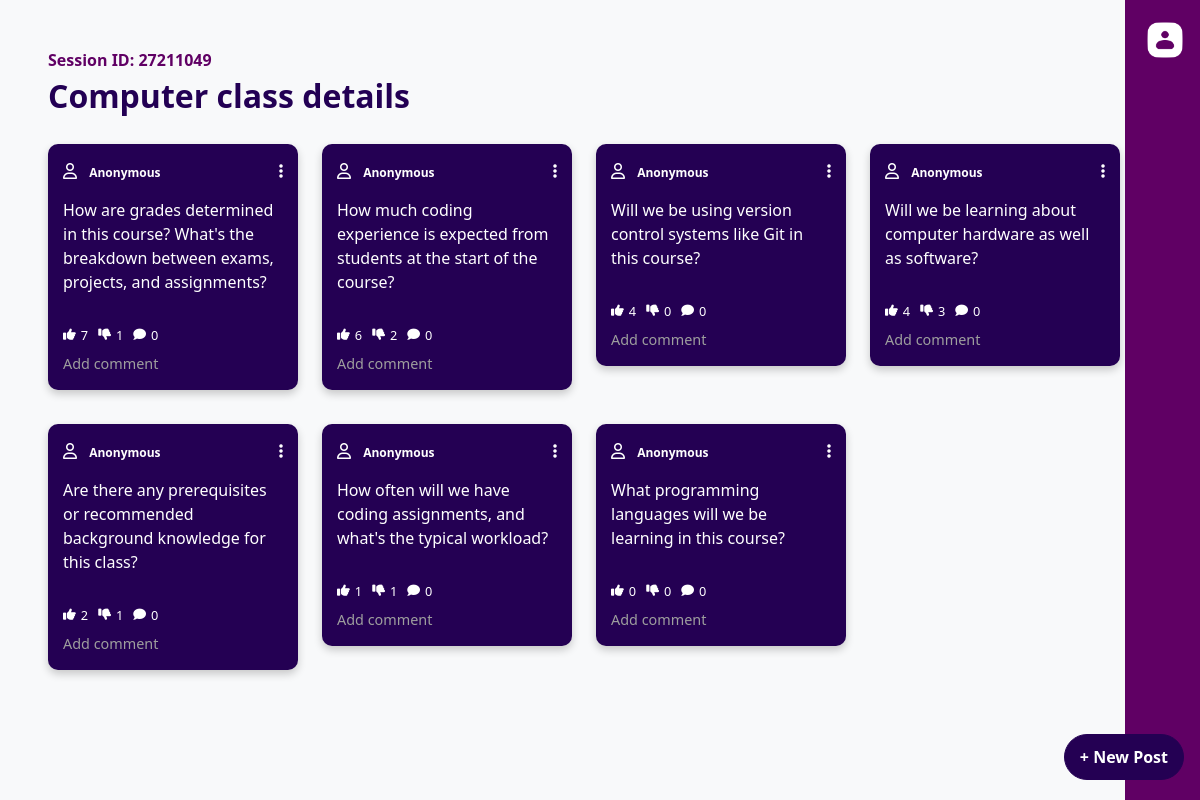
The page /session/27211049/Anonymous on the database as committed earlier.
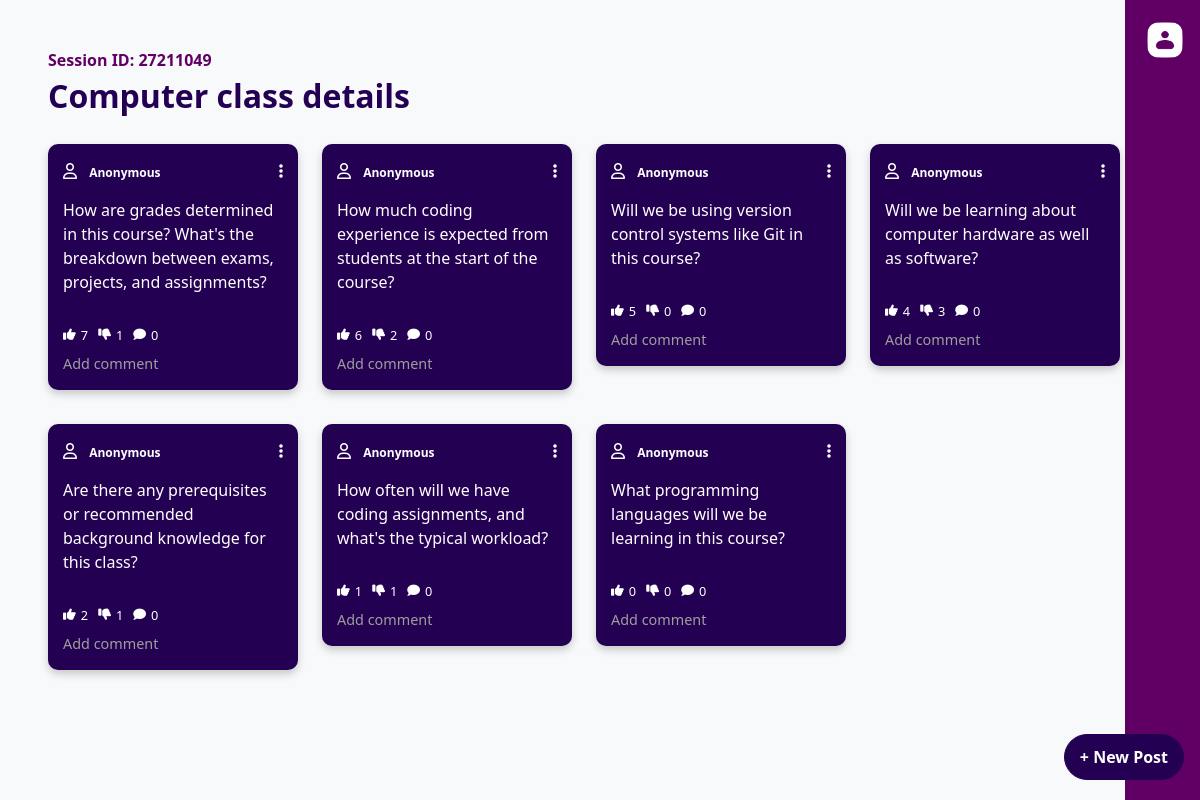
The same page on the database as committed later.
### website/models.py (models this page shows, shortened)
class Session(db.Model):
    id = db.Column(db.Integer, primary_key=True, autoincrement=True)
    title = db.Column(db.String(80), nullable=False)
    session_id = db.Column(db.String(50), nullable=False, unique=True)
    user_email = db.Column(db.String(150), nullable=False)
    questions = db.relationship('Question', backref='session', lazy=True)
    polls = db.relationship('Poll', backref='session', lazy=True)

class Question(db.Model):
    id = db.Column(db.Integer, primary_key=True, autoincrement=True)
    session_id = db.Column(db.Integer, db.ForeignKey('session.id'), nullable=False)
    question_text = db.Column(db.String(500), nullable=False)
    likes = db.Column(db.Integer, default=0)
    dislikes = db.Column(db.Integer, default=0)
    user_email = db.Column(db.String(150), nullable=True)

### main.py (the view)
@app.route('/session/<int:session_id>/<string:user_email>', methods=['GET'])
def session_details(session_id, user_email):
    session_data = Session.query.filter_by(session_id=session_id).first_or_404()
    uploaded_files = session.get('uploaded_files', {}).get(session_id, [])
    questions = Question.query.filter_by(session_id=session_id).all()
    if session_data:
        title = session_data.title
        question_form = QuestionForm()
        db.session.refresh(session_data)
        db.session.expunge_all()
        return render_template('session_details.html', title=title, session_id=session_id, user=current_user, user_email=user_email, form=question_form, uploaded_files=uploaded_files, questions=questions)
    else:
        flash('Session not found.', 'danger')
        return redirect(url_for('join'))

### main.py (called while the page is built)
@app.before_request
def before_request():
    db.session.remove()
    db.session.bind = db.engine

@app.after_request
def after_request(response):
    db.session.remove()
    return response

### website/templates/session_details.html (shortened to what this page needs)
<!DOCTYPE html>
<html lang="en">
<head>
  <link href="https://cdn.jsdelivr.net/npm/bootstrap@5.3.3/dist/css/bootstrap.min.css" rel="stylesheet">
  <link rel="stylesheet" href="https://cdnjs.cloudflare.com/ajax/libs/font-awesome/6.0.0-beta3/css/all.min.css">
  <link rel="stylesheet" href="{{ url_for('static', filename='session_details.css') }}">
</head>
<body>
  <div class="sidebar">
    <div class="btn-group dropstart">
      {% if current_user.is_authenticated %}
        <a class="dropdown-toggle" href="#" id="userDropdown" data-bs-toggle="dropdown" aria-expanded="false">
          <img src="{{ url_for('static', filename='images/user.png') }}" alt="User Icon" style="height: 40px;">
        </a>
        <ul class="dropdown-menu dropdown-menu-end" aria-labelledby="userDropdown">
          <li><span class="dropdown-item-text"><strong>Name:</strong> {{ current_user.full_name }}</span></li>
          <li><span class="dropdown-item-text"><strong>Email:</strong> {{ current_user.email }}</span></li>
          <li><hr class="dropdown-divider"></li>
          <div class="HLbuttons">
            <li><a class="logout-button" id="logout" href="/">Home</a></li>
            <li><a class="logout-button" id="logout" href="/logout">Logout</a></li>
          </div>
        </ul>
      {% else %}
        <a class="dropdown-toggle" href="#" id="userDropdown" data-bs-toggle="dropdown" aria-expanded="false">
          <img src="{{ url_for('static', filename='images/user.png') }}" alt="User Icon" style="height: 40px;">
        </a>
      {% endif %}
    </div>
  </div>
  <div class="main-content-wrapper">
    <div class="content-container">
      <div class="session-id" style="color: #600064;"><b>Session ID: {{ session_id }}</b></div>
      <div class="title">{{ title }}</div>
      {% if not current_user.is_authenticated %}
      <div id="postsContainer" class="mt-4">
        {% for question in questions %}
        <div class="post-card" data-post-id="{{ question.id }}" data-likes="{{ question.likes }}" data-dislikes="{{ question.dislikes }}">
            <div class="card-header">
              <div class="user-info">
                  <i class="fa-regular fa-user"></i>
                  <div class="name">
                    <p class="user-email">{{ question.user_email or 'Anonymous' }}</p>
                    <p class="question-text">{{ question.question_text }}</p>
                  </div>
              </div>
              <div class="post-options-container">
                  <i class="fas fa-ellipsis-v post-options-toggle"></i>
              </div>
            </div>
            <div class="card-actions">
              <div class="interaction-icons">
                  <div class="icon like-icon" id="like-btn-{{ question.id }}" data-post-id="{{ question.id }}">
                      <i class="fas fa-thumbs-up"></i>{{ question.likes }}
                  </div>
                  <div class="icon dislike-icon" id="dislike-btn-{{ question.id }}" data-post-id="{{ question.id }}">
                      <i class="fas fa-thumbs-down" ></i>{{ question.dislikes }}
                  </div>
                  <div class="icon">
                      <i class="fas fa-comment"></i><span>0</span>
                  </div>
              </div>
              <div class="add-comment">Add comment</div>
          </div>
          </div>
        {% endfor %}
      </div>
      <a href="#" class="btn new-post-btn" data-bs-toggle="modal" data-bs-target="#newPostModal">+ New Post</a>
      {% endif %}
    </div>
  </div>
</body>
</html>

### website/static/session_details.css (style rules this page uses)
body { font-family: "Segoe UI", Verdana, Helvetica, Arial, sans-serif; background-color: #f8f9fa; }
.content-container { display: flex; flex-direction: column; justify-content: start; max-width: 720px; margin-top: 3rem; margin-left: 3rem; }
.new-post-btn { position: fixed; bottom: 20px; right: 1rem; background-color: #240053; padding: 10px 15px; font-size: 1rem; border-radius: 9999px; border-color: #240053; transition: background-color 0.3s ease, box-shadow 0.3s ease; z-index: 1000; font-weight: bold; color: #fff; }
.title { font-size: 2rem; font-weight: bold; color: #230054; }
.sidebar { position: fixed; top: 0; right: 0; width: 75px; height: 100%; background-color: #600064; display: flex; align-items: center; justify-content: center; z-index: 999; }
.btn-group { position: absolute; top: 20px; right: 15px; z-index: 1000; }
a { color: #600064; text-decoration: underline; }
.post-card { background-color: #240053; color: #fff; border-radius: 10px; padding: 15px; margin-bottom: 10px; box-shadow: 0 4px 8px rgba(0, 0, 0, 0.2); max-width: 250px; display: flex; flex-direction: column; justify-content: space-between; height: fit-content; }
.post-card .card-header { display: flex; justify-content: space-between; align-items: center; }
.user-info { display: ruby; }
.name { display: ruby; }
.question-text { font-size: 1rem; font-weight: 500; }
p.user-email { font-weight: bold; font-size: 12px; }
.post-card .card-actions { display: grid; justify-content: space-between; align-items: center; margin-top: 1rem; }
.post-card .card-actions .interaction-icons { display: flex; align-items: center; font-size: 0.8rem; }
.post-card .card-actions .interaction-icons .icon { margin-right: 10px; display: flex; align-items: center; }
.post-card .card-actions .interaction-icons .icon i { margin-right: 5px; cursor: pointer; }
.post-card .card-actions .add-comment { color: #9e9e9e; font-size: 0.9rem; cursor: pointer; margin-top: 0.5rem; }
.fa-regular, .far { font-family: "Font Awesome 6 Free"; font-weight: 400; margin-right: .5rem; }
#postsContainer { display: grid; grid-template-columns: repeat(5, minmax(250px, 1fr)); gap: 1.5rem; scroll-behavior: smooth; }
.icon { cursor: pointer; transition: color 0.3s ease; }
.post-options-container { position: relative; display: inline-block; margin-bottom: auto; }
.post-options-toggle { cursor: pointer; }
.post-options-container { position: relative; display: inline-block; }
.main-content-wrapper { position: relative; width: calc(100% - 75px); height: 100vh; overflow-y: auto; padding-right: 20px; display: grid; grid-template-columns: repeat(1, 1fr); gap: 1.5rem; }
.icon { cursor: pointer; transition: color 0.3s; }

Rows that differ between the two databases and show on the page:
changed Question "Will we be using version control systems like Git in this course?": likes "4" → "5"
